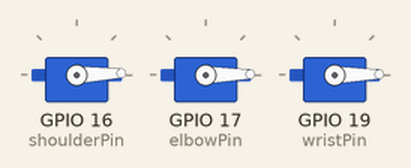
This sketch was run on a simulated ESP32. Parts: 3 × servo.

Above: at 0.05 s.
At 1.35 s:
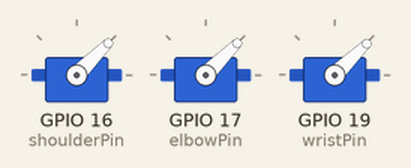
At 2.7 s:
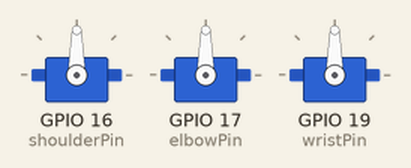
At 5.35 s:
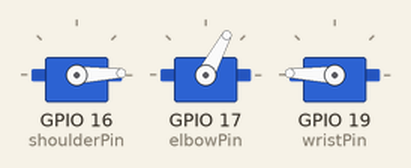
At 8.0 s:
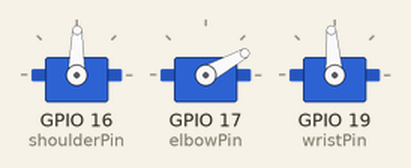
At 10.7 s:
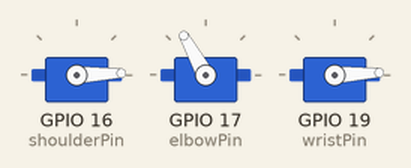
Timing chart, 0 to 13.9 s (numbered marks = the images above):
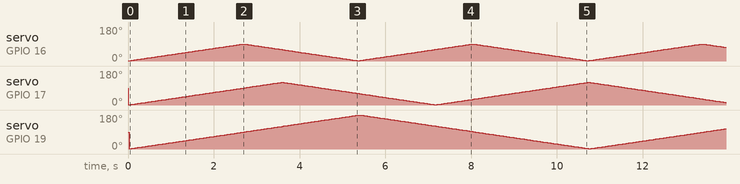

The sketch:

3servos.ino
```cpp
#include <ESP32Servo.h>

//SERVO

Servo shoulder;  // create servo object to control a servo
Servo elbow;
Servo wrist;
// 16 servo objects can be created on the ESP32

int wristPos = 0;    // variable to store the servo position
int elbowPos = 0;
int shoulderPos = 0;

bool decShoulder = false;
bool decElbow = false;
bool decWrist = false;


// Recommended PWM GPIO pins on the ESP32 include 2,4,12-19,21-23,25-27,32-33
int wristPin = 19;
int elbowPin = 17;
int shoulderPin = 16;


void setup() {
  //SERVO
  // Allow allocation of all timers
  ESP32PWM::allocateTimer(0);
  ESP32PWM::allocateTimer(1);
  ESP32PWM::allocateTimer(2);
  ESP32PWM::allocateTimer(3);
  shoulder.setPeriodHertz(50);    // standard 50 hz servo
  shoulder.attach(shoulderPin, 500, 2400); // attaches the servo on pin to the servo object
  // using default min/max of 1000us and 2000us
  // different servos may require different min/max settings
  // for an accurate 0 to 180 sweep
//

//  ESP32PWM::allocateTimer(4);
//  ESP32PWM::allocateTimer(5);
//  ESP32PWM::allocateTimer(6);
//  ESP32PWM::allocateTimer(7);
  elbow.setPeriodHertz(50);    // standard 50 hz servo
  elbow.attach(elbowPin, 500, 2400); // attaches the servo on pin to the servo object

  wrist.setPeriodHertz(50);    // standard 50 hz servo
  wrist.attach(wristPin, 500, 2400); // attaches the servo on pin to the servo object

  Serial.begin(9600);
}

void loop() {


  //SERVO: rotate 10 degrees
  if (shoulderPos < 90 && decShoulder == false)
  {
    shoulderPos += 1;
    shoulder.write(shoulderPos);
    delay(10);

  } //unless you've rotated 180 degrees already, then go back to position 0 degrees
  else if(shoulderPos >= 90 && decShoulder == false)
  {
      decShoulder = true;

  }
  else if(decShoulder == true)
  {
        shoulderPos -= 1;
        shoulder.write(shoulderPos);    // tell servo to go to position in variable 'pos'

        if(shoulderPos <= 1)
        {
          decShoulder = false;
        }
        delay(10);
  }


  if (elbowPos < 120 && decElbow == false)
  {
    elbowPos += 1;
    elbow.write(elbowPos);
       delay(10);

  } //unless you've rotated 180 degrees already, then go back to position 0 degrees
  else if(elbowPos >= 120 && decElbow == false)
  {
      decElbow = true;

  }
  else if(decElbow == true)
  {
        elbowPos -= 1;
        elbow.write(elbowPos);    // tell servo to go to position in variable 'pos'

        if(elbowPos <= 1)
        {
          decElbow = false;
        }
        delay(10);
  }


  if (wristPos < 180 && decWrist == false)
  {
    wristPos += 1;
    wrist.write(wristPos);
       delay(10);

  } //unless you've rotated 180 degrees already, then go back to position 0 degrees
  else if(wristPos >= 180 && decWrist == false)
  {
      decWrist = true;

  }
  else if(decWrist == true)
  {
        wristPos -= 1;
        wrist.write(wristPos);    // tell servo to go to position in variable 'pos'

        if(wristPos <= 1)
        {
          decWrist = false;
        }
        delay(10);
  }

}
```
